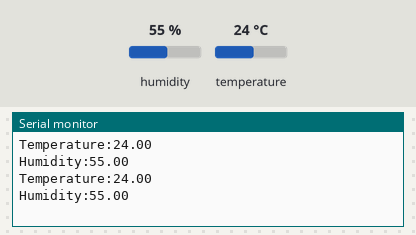
This sketch was run on a simulated Arduino Uno, built with avr-gcc and run on an emulated ATmega328P. On the bench: the last lines printed to the serial monitor. The inputs (shaded band) are chosen by the test bench; at power-on: humidity 55 %, temperature 24 °C.

Above: at 2.8 s.
2.9 s: humidity set to 22 %
At 4.6 s:
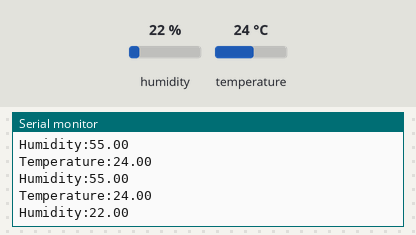
5.6 s: temperature set to 12 °C
At 7.1 s:
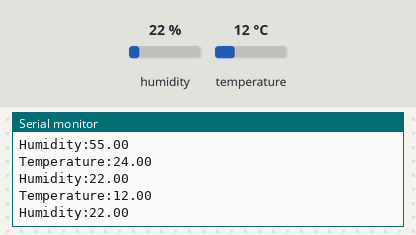
8.3 s: humidity set to 40 %
At 10.7 s:
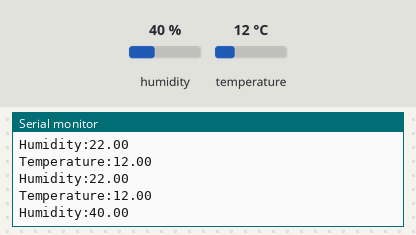
Timing chart, 0 to 12.2 s (numbered marks = the images above; inputs shaded):
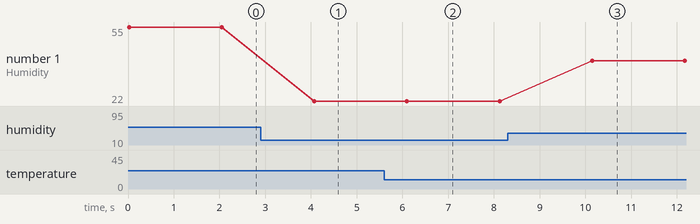

Measured:
- after the input at 2.9 s, the serial monitor: prints a new line after 1.2 s (image 1)
- after the input at 5.6 s, the serial monitor: prints a new line after 0.50 s (image 2)
- after the input at 8.3 s, the serial monitor: prints a new line after 1.8 s (image 3)
- plotted number 1: 55 → 22 after the input at 2.9 s, 22 → 40 after the input at 8.3 s

The sketch:

temp_sensor_test.ino
```cpp
#include "DHT.h"
#include<stdlib.h>

#define DHTPIN 7
#define DHTTYPE DHT11

DHT dht(DHTPIN, DHTTYPE);

// Setup
void setup(void)
{

  dht.begin();

  Serial.begin(115200);

}

void loop(void)
{

    float h = dht.readHumidity();
    float t = dht.readTemperature();

    Serial.print("Temperature:");
    Serial.println(t);
    Serial.print("Humidity:");
    Serial.println(h);
    Serial.println();

    delay(2000);

}
```
